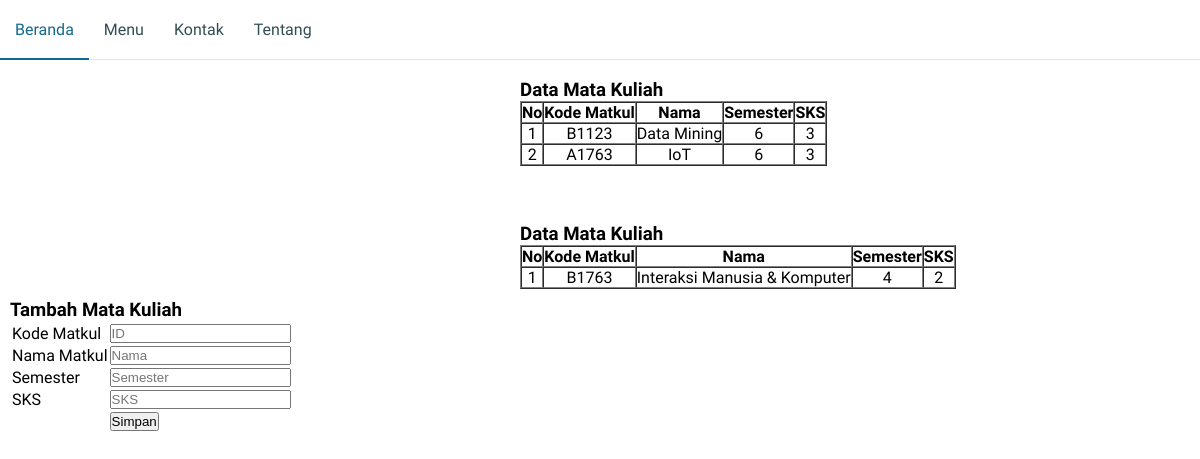
The page /admin/matkul.php on the database its author committed.
### tables this page shows
CREATE TABLE `matkul` (
  `id` int(10) NOT NULL,
  `kode_matkul` varchar(10) NOT NULL,
  `nama` varchar(100) NOT NULL,
  `semester` int(3) NOT NULL,
  `sks` int(3) NOT NULL
);

### admin/matkul.php (the view, shortened to what this page needs)
<?php
include "../koneksi.php";
include 'navbar.php';
?>
<div id=art>
<br><h3>Data Mata Kuliah</h3>
<form action="" method="post" >
<?php
$query = mysqli_query($konek,"SELECT * FROM matkul WHERE semester=6");
?>
   <table border="1" cellpadding="0" cellspacing="0" >
        <tr>
            <th>No</th>
            <th>Kode Matkul</th>
            <th >Nama</th>
            <th>Semester</th>
<th>SKS</th>
        </tr>
        <?php if(mysqli_num_rows($query)>0){ ?>
        <?php
            $no = 1;
            while($data = mysqli_fetch_array($query)){
        ?>
        <tr>
            <td align="center"><?php echo $no ?></td>
            <td align="center"><?php echo $data["kode_matkul"];?></td>
            <td align="center"><?php echo $data["nama"];?></td>
<td align="center"><?php echo $data["semester"];?></td>
<td align="center"><?php echo $data["sks"];?></td>
        </tr>
        <?php $no++; } ?>
        <?php } ?>
    </table>
</form>
<br><br>
<br><h3>Data Mata Kuliah</h3>
<form action="" method="post" >
<?php
$query = mysqli_query($konek,"SELECT * FROM matkul WHERE semester=4");
?>
   <table border="1" cellpadding="0" cellspacing="0" >
        <tr>
            <th>No</th>
            <th>Kode Matkul</th>
            <th >Nama</th>
            <th>Semester</th>
<th>SKS</th>
        </tr>
        <?php if(mysqli_num_rows($query)>0){ ?>
        <?php
            $no = 1;
            while($data = mysqli_fetch_array($query)){
        ?>
        <tr>
            <td align="center"><?php echo $no ?></td>
            <td align="center"><?php echo $data["kode_matkul"];?></td>
            <td align="center"><?php echo $data["nama"];?></td>
<td align="center"><?php echo $data["semester"];?></td>
<td align="center"><?php echo $data["sks"];?></td>
        </tr>
        <?php $no++; } ?>
        <?php } ?>
    </table>
</form>
</div>
<div id=si>
                <h3>Tambah Mata Kuliah</h3>
  <table >
            <div class="col-6 offset-3">
                <form action="simpan2.php" method="post">
<tr><div class="form-group">
                        <td><label for="kode_matkul">Kode Matkul</label></td>
                        <td><input type="text" name="kode_matkul" class="form-control" id="kode_matkul" placeholder="ID">
                    </td></div></tr>
<tr><div class="form-group">
                        <td><label for="nama">Nama Matkul</label></td>
                        <td><input type="text" name="nama" class="form-control" id="nama" placeholder="Nama">
                    </td></div></tr>
<tr><div class="form-group">
                        <td><label for="semester">Semester</label></td>
                        <td><input type="text" name="semester" class="form-control" id="semester" placeholder="Semester">
                    </td></div></tr>
                    <tr><div class="form-group">
                        <td><label for="sks">SKS</label></td>
                        <td><input type="text" name="sks" class="form-control" id="sks" aria-describedby="Nama" placeholder="SKS">
                    <td></div></tr>
<tr>
<td></td>
                    <td><button type="submit" class="btn btn-primary">Simpan</button></td></tr>
                </form>
            </div>
</table>
</div>

### admin/navbar.php (style rules this page uses)
* { margin: 0; padding: 0; box-sizing: border-box; }
body { font-family: 'Zen Kaku Gothic New', sans-serif; font-size: 16px; }

### admin/matkul.php (style rules this page uses)
#si { float: left; width: 600px; margin: 0 auto; padding: 10px; }
#art { float: right; width: 680px; }

### rows shown on the page
matkul: kode_matkul "B1123", nama "Data Mining", semester "6", sks "3"
matkul: kode_matkul "A1763", nama "IoT", semester "6", sks "3"
matkul: kode_matkul "B1763", nama "Interaksi Manusia & Komputer", semester "4", sks "2"
